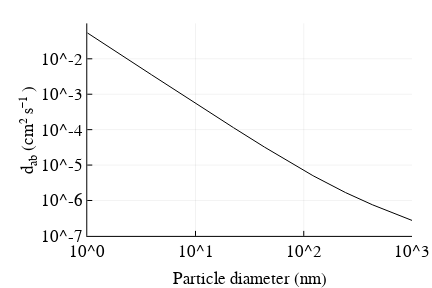

The cell this chart's notebook holds for it:
### Markdown cell above
### (b) Particle diffusion coefficient/air viscosity: 
The diffusion coefficient of particles in in air, $d_{ab}$, describes the random displacement of particles due to Brownian motion. Here it is computed via the Stokes-Einstein relation (Hinds, 1999, Eq. 7.20)
<center> $d_{ab} = \frac{k_bTc_c}{3\pi\eta d_p}$ </center>
where $k_b$ is Boltzmann's constant and $\eta = 1.83245\times10^{-5} \exp \left(1.5 \ln \left[\frac{T}{296.1}\right]\right)\left (\frac{406.55}{T+110.4} \right)$ is the viscosity of air [Pa s] as a function of temperature [K]. <br> <br>
The function ```dab(Λ,dp)``` is defined in dmafunctions.jl, where Λ contains pressure and temperature and Dp is a vector of particle diameter in [m] and ```dab(Λ,dp)``` is in [m² s⁻¹].

### Code cell
plot(Dp*1e9, dab(Λ,Dp)*1e4, xscale = :log10, yscale = :log10, xlim = (1, 1000), ylim = (1e-7, 1e-1), 
    label = "d<sub>ab</sub>", color = :black, yticks = [1e-7, 1e-6, 1e-5, 1e-4, 1e-3, 1e-2], 
    ylabel = "d<sub>ab</sub> (cm² s⁻¹ )", xlabel = "Particle diameter (nm)", 
    legend = :none, right_margin = 20px,fmt=:svg)

### Figure 1 — Plotly figure (JSON) as saved in the notebook; plotly's stock layout.template omitted (floating-point values rounded to 4 significant figures; data arrays with more than 128 entries replaced by an {"elided": "..."} marker saying what was removed)
{"data": [{"colorbar": {"title": ""}, "hoverinfo": "text", "legendgroup": "d<sub>ab</sub>", "line": {"color": "rgba(0, 0, 0, 1.000)", "dash": "solid", "shape": "linear", "width": 1}, "mode": "lines", "name": "d<sub>ab</sub>", "showlegend": true, "text": {"elided": "1000 null values"}, "type": "scatter", "x": {"elided": "1000 float values"}, "xaxis": "x1", "y": {"elided": "1000 float values"}, "yaxis": "y1", "zmax": 0.1, "zmin": -0.1}], "layout": {"annotations": [], "height": 288, "margin": {"b": 20, "l": 0, "r": 0, "t": 20}, "paper_bgcolor": "rgba(255, 255, 255, 1.000)", "plot_bgcolor": "rgba(255, 255, 255, 1.000)", "showlegend": false, "width": 432, "xaxis": {"anchor": "y1", "domain": [0.202, 0.9537], "gridcolor": "rgba(0, 0, 0, 0.100)", "gridwidth": 0.5, "linecolor": "rgba(0, 0, 0, 1.000)", "mirror": false, "range": [0, 3], "showgrid": true, "showline": true, "showticklabels": true, "tickangle": 0, "tickcolor": "rgb(0, 0, 0)", "tickfont": {"color": "rgba(0, 0, 0, 1.000)", "family": "Nimbus Sans L", "size": 17}, "tickmode": "array", "ticks": "inside", "ticktext": ["10^0", "10^1", "10^2", "10^3"], "tickvals": [1, 10, 100, 1000], "title": "Particle diameter (nm)", "titlefont": {"color": "rgba(0, 0, 0, 1.000)", "family": "Nimbus Sans L", "size": 17}, "type": "log", "visible": true, "zeroline": false, "zerolinecolor": "rgba(0, 0, 0, 1.000)"}, "yaxis": {"anchor": "x1", "domain": [0.1294, 0.9863], "gridcolor": "rgba(0, 0, 0, 0.100)", "gridwidth": 0.5, "linecolor": "rgba(0, 0, 0, 1.000)", "mirror": false, "range": [-7, -1], "showgrid": true, "showline": true, "showticklabels": true, "tickangle": 0, "tickcolor": "rgb(0, 0, 0)", "tickfont": {"color": "rgba(0, 0, 0, 1.000)", "family": "Nimbus Sans L", "size": 17}, "tickmode": "array", "ticks": "inside", "ticktext": ["10^-7", "10^-6", "10^-5", "10^-4", "10^-3", "10^-2"], "tickvals": [1e-07, 1e-06, 1e-05, 0.0001, 0.001, 0.01], "title": "d<sub>ab</sub> (cm² s⁻¹ )", "titlefont": {"color": "rgba(0, 0, 0, 1.000)", "family": "Nimbus Sans L", "size": 17}, "type": "log", "visible": true, "zeroline": false, "zerolinecolor": "rgba(0, 0, 0, 1.000)"}}}
